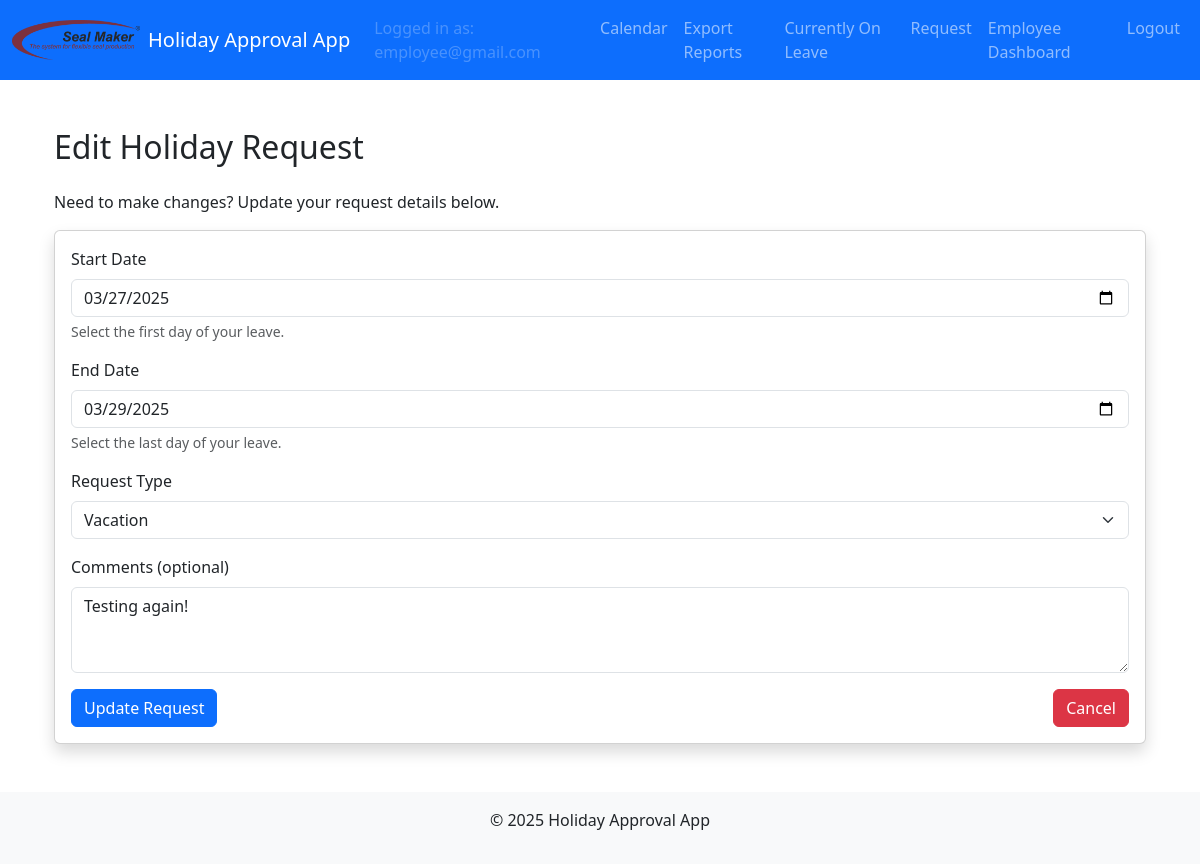
The app's page /holiday_request/edit/30 (signed in) with its own data.
### models.py (models this page shows, shortened)
class User(UserMixin, db.Model):
    id = db.Column(db.Integer, primary_key=True)
    email = db.Column(db.String(120), unique=True, nullable=False)
    name = db.Column(db.String(120), nullable=True)           # Full name field
    cost_center = db.Column(db.String(50), nullable=True)       # Cost center field
    password_hash = db.Column(db.String(128), nullable=False)
    role = db.Column(db.String(20), nullable=False)             # Roles: employee, supervisor, manager, admin, hr, sub-admin
    time_off_balance = db.Column(db.Float, nullable=False, default=20.0, server_default="20.0")
    active = db.Column(db.Boolean, nullable=False, default=True, server_default="1")
    department = db.Column(db.String(100), nullable=True)       # Department field
    force_password_reset = db.Column(db.Boolean, nullable=False, default=False, server_default="0")

class HolidayRequest(db.Model):
    id = db.Column(db.Integer, primary_key=True)
    user_id = db.Column(db.Integer, db.ForeignKey('user.id'), nullable=False)
    start_date = db.Column(db.Date, nullable=False)
    end_date = db.Column(db.Date, nullable=False)
    request_type = db.Column(db.String(50), nullable=False)  # e.g., 'vacation', 'time compensation'
    status = db.Column(db.String(20), nullable=False, default='pending')
    comment = db.Column(db.String(200))
    user = db.relationship('User', backref=db.backref('holiday_requests', lazy=True))
    approvals = db.relationship('Approval', backref='holiday_request', lazy=True)

### main/routes.py (the view, shortened to what this page needs)
@main_bp.route('/holiday_request/edit/<int:request_id>', methods=['GET', 'POST'])
@login_required
def edit_holiday_request(request_id):
    holiday_request = HolidayRequest.query.get_or_404(request_id)
    if current_user.role != 'employee' or holiday_request.user_id != current_user.id:
        flash("You are not authorized to edit this request.", "danger")
        return redirect(url_for('main.holiday_requests'))
    if holiday_request.status != 'pending':
        flash("Only pending requests can be edited.", "warning")
        return redirect(url_for('main.holiday_requests'))
    return render_template('edit_holiday_request.html', holiday_request=holiday_request)

### app.py (called while the page is built)
def create_app():
    app = Flask(__name__)
    app.config.from_object(Config)
    db.init_app(app)
    migrate.init_app(app, db)
    login_manager.init_app(app)
    bcrypt.init_app(app)
    mail.init_app(app)
    login_manager.login_view = 'auth.login'
    @login_manager.user_loader
    def load_user(user_id):
        return User.query.get(int(user_id))
    from auth.routes import auth_bp
    from main.routes import main_bp
    from admin.routes import admin_bp
    from hr.routes import hr_bp
    app.register_blueprint(auth_bp)
    app.register_blueprint(main_bp)
    app.register_blueprint(admin_bp)
    app.register_blueprint(hr_bp)
    return app

### templates/edit_holiday_request.html (shortened to what this page needs)
{% extends "layout.html" %}
{% block content %}
<div class="container py-4">
  <h2 class="mb-4">Edit Holiday Request</h2>
  <p>Need to make changes? Update your request details below.</p>
  <div class="card shadow">
    <div class="card-body">
      <form method="POST" action="{{ url_for('main.edit_holiday_request', request_id=holiday_request.id) }}" novalidate>
        <div class="mb-3">
          <label for="start_date" class="form-label">Start Date</label>
          <input
            type="date"
            class="form-control"
            id="start_date"
            name="start_date"
            value="{{ holiday_request.start_date.strftime('%Y-%m-%d') }}"
            required
          >
          <div class="form-text">Select the first day of your leave.</div>
        </div>
        <div class="mb-3">
          <label for="end_date" class="form-label">End Date</label>
          <input
            type="date"
            class="form-control"
            id="end_date"
            name="end_date"
            value="{{ holiday_request.end_date.strftime('%Y-%m-%d') }}"
            required
          >
          <div class="form-text">Select the last day of your leave.</div>
        </div>
        <div class="mb-3">
          <label for="request_type" class="form-label">Request Type</label>
          <select
            class="form-select"
            id="request_type"
            name="request_type"
            required
          >
            <option value="vacation" {% if holiday_request.request_type == 'vacation' %}selected{% endif %}>Vacation</option>
          </select>
        </div>
        <div class="mb-3">
          <label for="comment" class="form-label">Comments (optional)</label>
          <textarea
            class="form-control"
            id="comment"
            name="comment"
            rows="3"
            placeholder="Any specific details or reasons for the request?"
          >{{ holiday_request.comment or '' }}</textarea>
        </div>
        <div class="d-flex justify-content-between">
          <button type="submit" class="btn btn-primary">Update Request</button>
          <a href="{{ url_for('main.holiday_requests') }}" class="btn btn-danger">Cancel</a>
        </div>
      </form>
    </div>
  </div>
</div>
{% endblock %}

### templates/layout.html (shortened to what this page needs)
<!doctype html>
<html lang="en">
  <head>
    <link
      href="https://cdn.jsdelivr.net/npm/bootstrap@5.3.0/dist/css/bootstrap.min.css"
      rel="stylesheet"
    >
    <link rel="stylesheet" href="{{ url_for('static', filename='css/styles.css') }}">
  </head>
  <body>
    <nav class="navbar navbar-expand-lg navbar-dark bg-primary">
      <div class="container-fluid">
        <a class="navbar-brand d-flex align-items-center" href="{{ url_for('main.calendar') }}">
          <img
            src="{{ url_for('static', filename='img/logo.png') }}"
            alt="Company Logo"
            height="40"
            class="me-2"
          >
          <span>Holiday Approval App</span>
        </a>
        <div class="collapse navbar-collapse" id="navbarSupportedContent">
          <ul class="navbar-nav ms-auto">
            {% if current_user.is_authenticated %}
              <li class="nav-item">
                <span class="nav-link disabled">
                  Logged in as: {{ current_user.email }}
                </span>
              </li>
              <li class="nav-item">
                <a class="nav-link" href="{{ url_for('main.calendar') }}">Calendar</a>
              </li>
              <li class="nav-item">
                <a class="nav-link" href="{{ url_for('main.export_reports') }}">Export Reports</a>
              </li>
              <li class="nav-item">
                <a class="nav-link" href="{{ url_for('main.currently_on_leave') }}">Currently On Leave</a>
              </li>
              {% if current_user.role == 'employee' %}
                <li class="nav-item">
                  <a class="nav-link" href="{{ url_for('main.new_holiday_request') }}">Request</a>
                </li>
                <li class="nav-item">
                  <a class="nav-link" href="{{ url_for('main.employee_dashboard') }}">Employee Dashboard</a>
                </li>
              {% elif current_user.role == 'supervisor' %}
                <li class="nav-item">
                  <a class="nav-link" href="{{ url_for('main.supervisor_dashboard') }}">Supervisor Dashboard</a>
                </li>
              {% elif current_user.role == 'manager' %}
                <li class="nav-item">
                  <a class="nav-link" href="{{ url_for('main.manager_dashboard') }}">Manager Dashboard</a>
                </li>
              {% elif current_user.role == 'admin' %}
                <li class="nav-item">
                  <a class="nav-link" href="{{ url_for('admin.dashboard') }}">Admin Dashboard</a>
                </li>
              {% elif current_user.role == 'hr' %}
                <li class="nav-item">
                  <a class="nav-link" href="{{ url_for('hr.dashboard') }}">HR Dashboard</a>
                </li>
              {% elif current_user.role == 'management' %}
                <li class="nav-item">
                  <a class="nav-link" href="{{ url_for('main.management_dashboard') }}">Management Dashboard</a>
                </li>
              {% endif %}
              <li class="nav-item">
                <a class="nav-link" href="{{ url_for('auth.logout') }}">Logout</a>
              </li>
            {% else %}
              <li class="nav-item">
                <a class="nav-link" href="{{ url_for('auth.login') }}">Login</a>
              </li>
            {% endif %}
          </ul>
        </div>
      </div>
    </nav>
    <div class="container my-4">
      {% block content %}{% endblock %}
    </div>
    <footer class="bg-light text-center p-3">
      <div class="container">
        <p>&copy; 2025 Holiday Approval App</p>
      </div>
    </footer>
  </body>
</html>

### static/css/styles.css (style rules this page uses)
:root { --bs-primary: #800020; }

### records on screen
User: email "employee@gmail.com"
HolidayRequest: start_date "03/27/2025", end_date "03/29/2025", comment "Testing again!"
